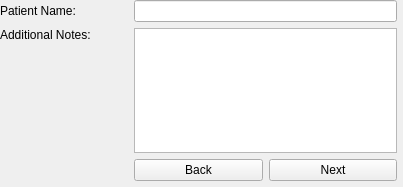
<?xml version="1.0" encoding="UTF-8"?>
<ui version="4.0">
 <class>Form</class>
 <widget class="QWidget" name="Form">
  <property name="geometry">
   <rect>
    <x>0</x>
    <y>0</y>
    <width>403</width>
    <height>187</height>
   </rect>
  </property>
  <property name="windowTitle">
   <string>New Patient</string>
  </property>
  <widget class="QWidget" name="gridLayoutWidget_2">
   <property name="geometry">
    <rect>
     <x>0</x>
     <y>0</y>
     <width>397</width>
     <height>181</height>
    </rect>
   </property>
   <layout class="QGridLayout" name="gridLayout_5">
    <item row="1" column="0">
     <layout class="QGridLayout" name="gridLayout">
      <item row="2" column="3">
       <widget class="QPushButton" name="exitButton">
        <property name="text">
         <string>Back</string>
        </property>
       </widget>
      </item>
      <item row="2" column="4">
       <widget class="QPushButton" name="selectButton">
        <property name="text">
         <string>Next</string>
        </property>
       </widget>
      </item>
      <item row="0" column="0">
       <widget class="QLabel" name="label">
        <property name="text">
         <string>Patient Name:</string>
        </property>
       </widget>
      </item>
      <item row="0" column="3" colspan="2">
       <widget class="QLineEdit" name="patientName"/>
      </item>
      <item row="1" column="0">
       <layout class="QFormLayout" name="formLayout_10">
        <item row="0" column="0">
         <widget class="QLabel" name="label_3">
          <property name="text">
           <string>Additional Notes:</string>
          </property>
         </widget>
        </item>
       </layout>
      </item>
      <item row="1" column="3" colspan="2">
       <widget class="QPlainTextEdit" name="patientNotes"/>
      </item>
     </layout>
    </item>
   </layout>
  </widget>
 </widget>
 <resources/>
 <connections/>
</ui>
